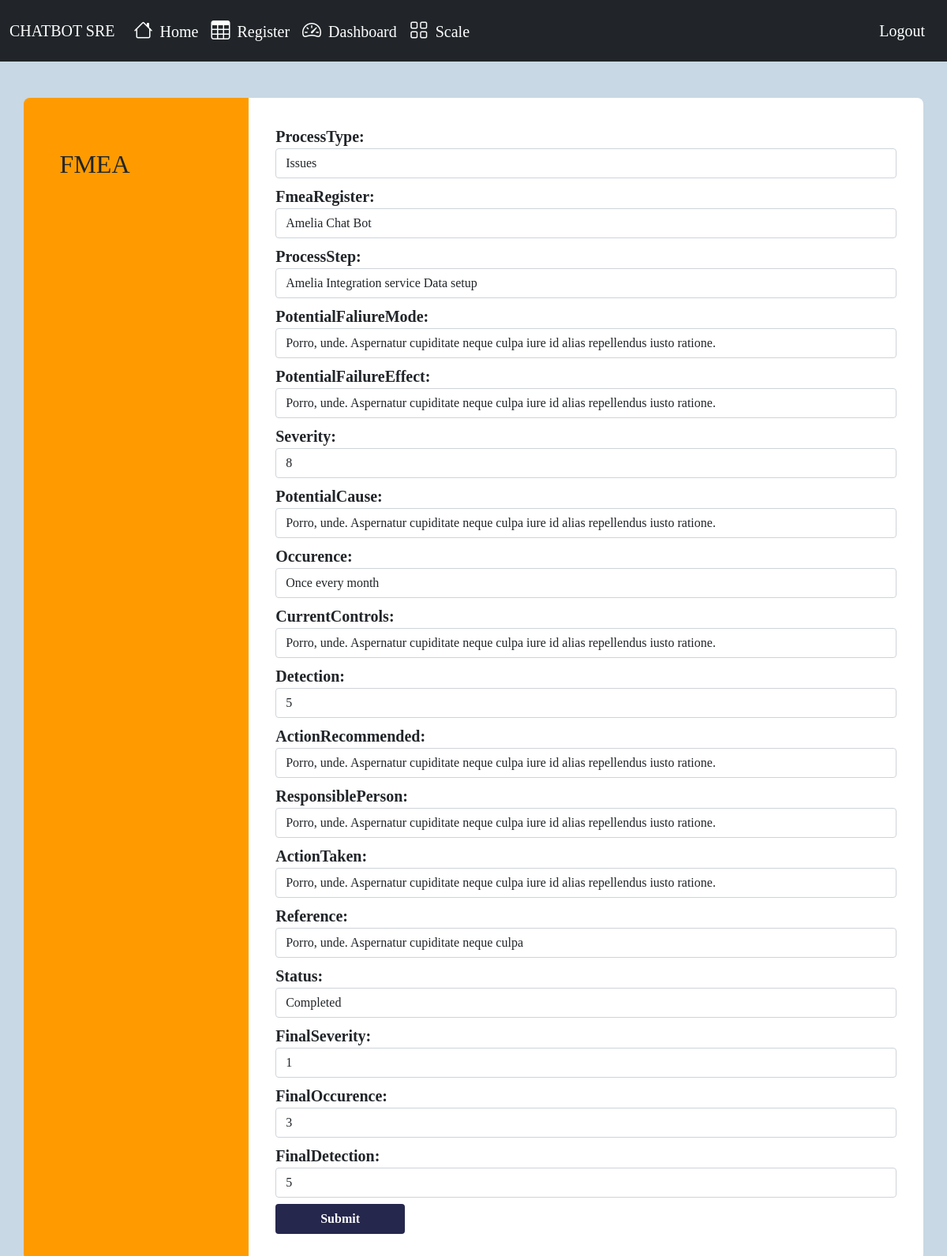
/fmea/update/1 (signed in), run on an earlier commit of the app's database.
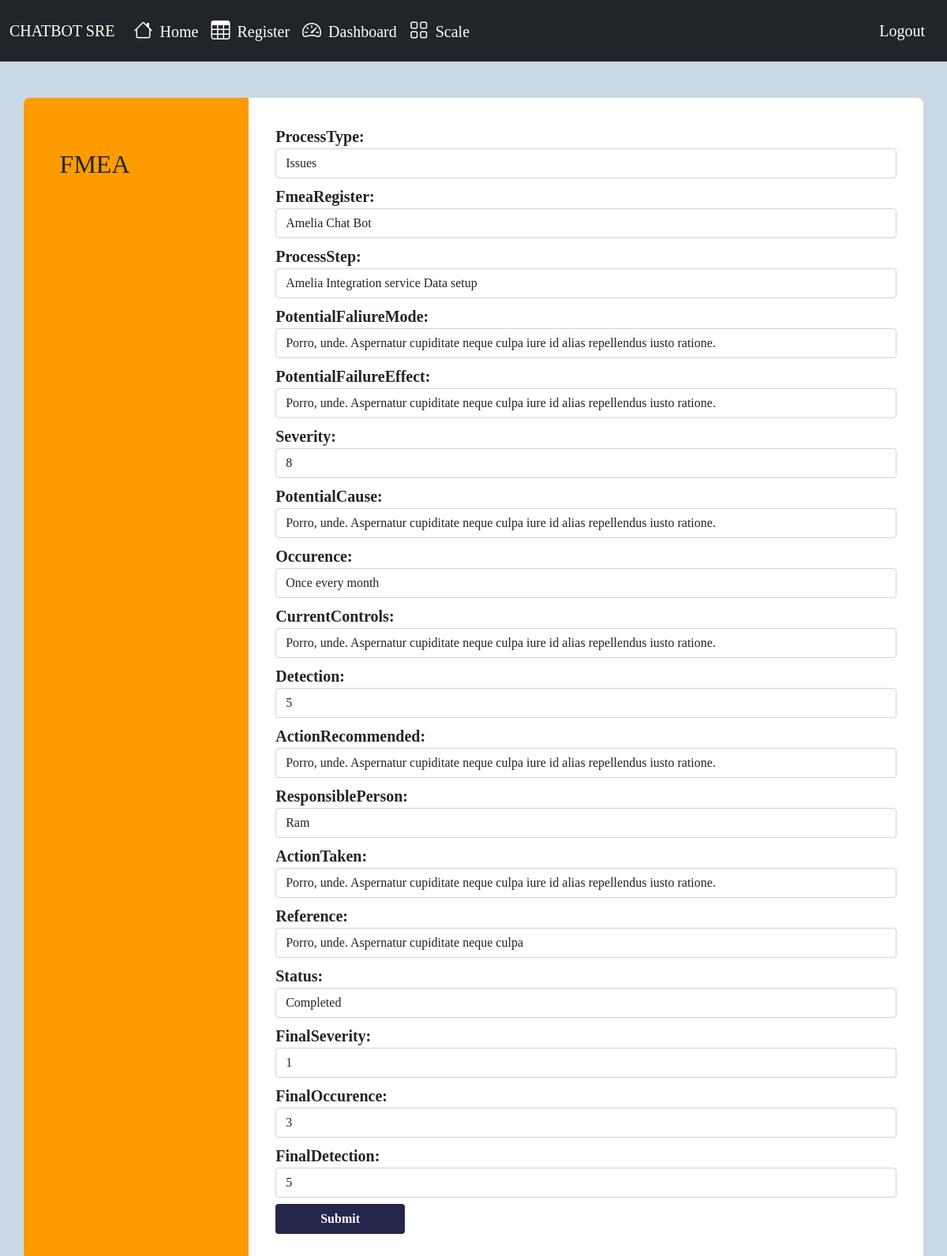
And on a later commit of the database.
### fmea_form/models.py (models this page shows, shortened)
class FmeaProcess(models.Model):
    processType=models.CharField(max_length=1024,null=True)
    fmeaRegister= models.ForeignKey(FmeaRegister, on_delete=models.CASCADE)
    processStep= models.CharField(max_length=1024)
    potentialFaliureMode= models.CharField(max_length=1024)
    potentialFailureEffect= models.CharField(max_length=1024)
    severity = models.IntegerField(choices=severity_choices,default=0)
    potentialCause= models.CharField(max_length=1024)
    occurence = models.IntegerField(choices=occurance_choices,default=0)
    currentControls= models.CharField(max_length=1024)
    detection = models.IntegerField(choices=severity_choices,default=0)
    actionRecommended= models.CharField(max_length=1024)
    responsiblePerson= models.CharField(max_length=200)
    actionTaken= models.CharField(max_length=1024)
    reference = models.CharField(max_length=1024,default=None)
    status=models.BooleanField(choices=status,default=0)
    finalSeverity=models.IntegerField(default=0)
    finalOccurence=models.IntegerField(default=0)
    finalDetection=models.IntegerField(default=0)

### fmea_form/views.py (the view)
# urls.py: path('update/<int:id>', views.update_process,name="update_fmea"),
@login_required
def update_process(request,id):
    context ={}
    obj = get_object_or_404(FmeaProcess, id = id)
    form = FmeaForm2(request.POST or None, instance = obj)
    if form.is_valid():
        form.save()
        return redirect('view_fmea')
    context["form"] = form
    return render(request, "update_view.html", context)

### fmea_form/models.py (called while the page is built)
    def __str__(self):
        return self.process

### fmea_form/templates/update_view.html (shortened to what this page needs)
{% extends "base.html" %}
{% block content %}
<br>
<div class="container mt-3 mb-3">
<div class="row">
<div class="col-md-4 col-lg-3 left-form">
    <div class="contact-info">
        <h2>FMEA</h2>
    </div>
</div>
<div class="col-md-8 col-lg-9 right-form">
    <div class="contact-form">
        <form method="POST" action="">
            {{ form }}
        <div class="form-group mt-2">
            <div class="col-sm-offset-2 col-sm-10">
            <button type="submit" class="btn btn-default">Submit</button>
            </div>
        </div>
    </form>
    </div>
</div>
</div>
</div>
{% endblock %}

What changed in the data, as far as the page shows it:
changed FmeaProcess "Issues": responsiblePerson "Porro, unde. Aspernatur cupiditate neque culpa iure id alias repellendus iusto ratione." → "Ram"
